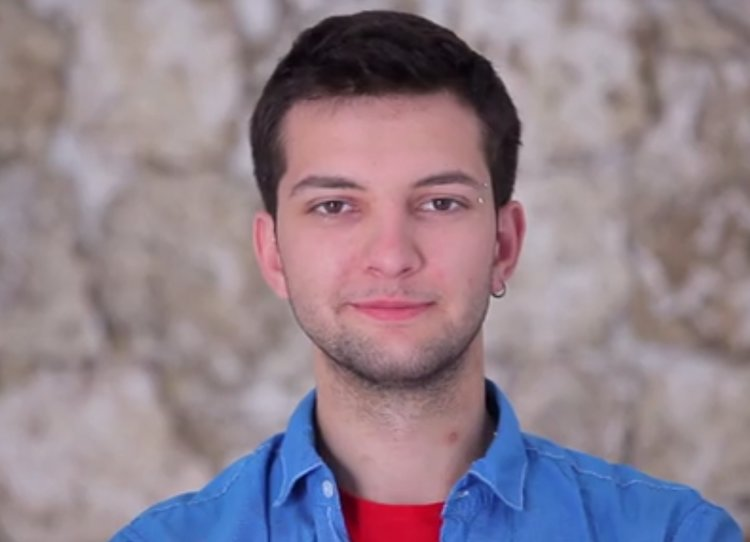
//> input picture proto/data/face.jpg, 750 x 542 px
$ ./main ../../data/face.jpg   (built with g++ and OpenCV 4)
//> lines starting //> are read from the running program, lines starting //| are printed output that depends on the picture; after the words box and inside, x2 and y2 are one past the last pixel; in counts of white or black regions, pixels touching at a corner belong together
//> further down, image is the input picture: 542 rows x 750 cols, CV_8UC3; mean B, G, R 140.9, 130, 145.5
#include <iostream>
#include <cstdio>
#include <cstring>

#include "opencv2/objdetect.hpp"
#include "opencv2/highgui.hpp"
#include "opencv2/imgproc.hpp"

// https://docs.opencv.org/3.0-beta/doc/tutorials/objdetect/cascade_classifier/cascade_classifier.html

#define in_range(val,lo,hi) (lo <= val && val <= hi)
static
void display(const std::vector<cv::Rect> & feats, const cv::Mat & base_image)
{
    cv::Mat image = base_image.clone();
    for ( size_t i = 0; i < feats.size(); i++ )
    {
        //std::cout << feats[i] << std::endl;

        cv::Mat banana_roi = base_image(feats[i]);
        cv::Scalar avg = cv::mean(banana_roi);

        cv::Mat3f avg_mat(cv::Vec3f(avg[0], avg[1], avg[2]));
        cv::Mat3f hsv_mat;

        cv::cvtColor(avg_mat, hsv_mat, cv::COLOR_RGB2HSV);
        cv::Scalar hsv = cv::mean(hsv_mat);

        cv::rectangle(image, feats[i], cv::Scalar(255, 0, 255), 1, 8, 0);
        /*
        if (in_range(avg[2]/avg[1], 1.116 - .2, 1.116 + .2) &&
            in_range(avg[2]/avg[0], 2.172 + .1, 10)) {
            cv::rectangle(image, feats[i], cv::Scalar(0, 255, 0), 1, 8, 0);
            std::cout << feats[i] << std::endl;
            std::cout << hsv << std::endl << std::endl;
        }
        */
        ///*
        #define H_CENTER    195
        #define H_RANGE     5
        #define S_CENTER    0.75
        #define S_RANGE     0.15
        #define V_CENTER    140
        #define V_RANGE     15
        if (in_range(hsv[0], H_CENTER-H_RANGE, H_CENTER+H_RANGE) &&
            in_range(hsv[1], S_CENTER-S_RANGE, S_CENTER+S_RANGE) &&
            in_range(hsv[2], V_CENTER-V_RANGE, V_CENTER+V_RANGE)) {
            cv::rectangle(image, feats[i], cv::Scalar(0, 255, 0), 1, 8, 0);
        }
        //*/
    }
    //cv::resize(image, image, cv::Size(image.rows/10, image.cols/10));
    cv::imshow("banana", image);
}

static
std::vector<cv::Rect> detect(cv::CascadeClassifier & cascade, const cv::Mat & image)
{
    std::vector<cv::Rect> feats;
    cv::Mat gray;
    cv::cvtColor(image, gray, cv::COLOR_BGR2GRAY);
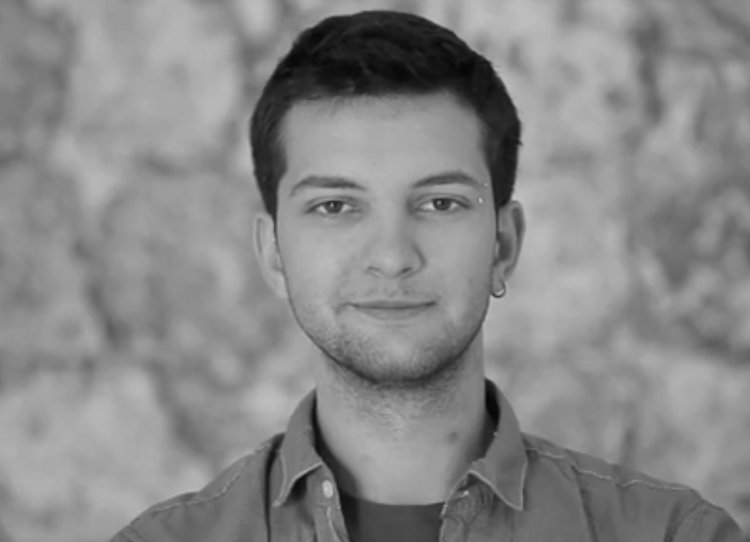
//> gray: 542 rows x 750 cols, CV_8UC1; min 4, max 207, mean 135.9
    cv::equalizeHist(gray, gray);
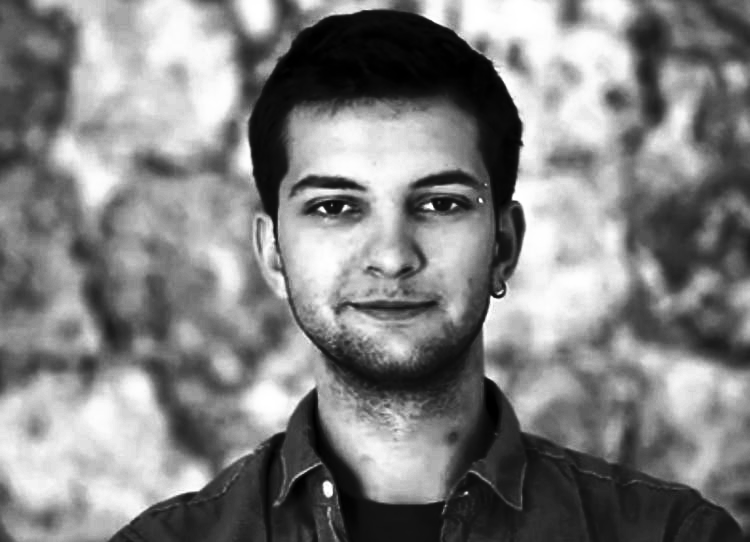
//> gray: 542 rows x 750 cols, CV_8UC1; min 0, max 255, mean 128.9

    // detect them
    cascade.detectMultiScale(gray, feats, 1.1, 1, cv::CASCADE_SCALE_IMAGE, cv::Size(60, 60));
//> feats = 6 Rects (x, y, width, height): [163, 352, 136, 68], [99, 119, 167, 84], [321, 274, 165, 83], [160, 300, 189, 95], [476, 359, 178, 90], [240, 300, 264, 132]

    /*
    for (int i = feats.size() - 1; i >= 0; --i) {

        cv::Mat banana_roi = image(feats[i]);
        cv::Scalar avg = cv::mean(banana_roi);

        cv::Mat3f avg_mat(cv::Vec3f(avg[0], avg[1], avg[2]));
        cv::Mat3f hsv_mat;

        cv::cvtColor(avg_mat, hsv_mat, cv::COLOR_RGB2HSV);
        cv::Scalar hsv = cv::mean(hsv_mat);

        #define H_CENTER    195
        #define H_RANGE     5
        #define S_CENTER    0.75
        #define S_RANGE     0.15
        #define V_CENTER    140
        #define V_RANGE     15
        if (in_range(hsv[0], H_CENTER-H_RANGE, H_CENTER+H_RANGE) &&
            in_range(hsv[1], S_CENTER-S_RANGE, S_CENTER+S_RANGE) &&
            in_range(hsv[2], V_CENTER-V_RANGE, V_CENTER+V_RANGE)) {
        } else {
            feats.pop_back();
        }
    }
    */

    return feats;
}

// banana-detector <image path>
int main(int argc, char * argv[])
{

    if (argc <= 1) {
        std::cerr << "Please provide image" << std::endl;
        std::cerr << "banana-detector <image path>" << std::endl;
        return -1;
    }

    cv::Mat image;
    cv::CascadeClassifier banana_cascade;

    if(!banana_cascade.load("data/haar_banana_cascade.xml")) {
    //if(!banana_cascade.load("data/banana1.xml")) {
        std::cerr << "Error loading face cascade\n" << std::endl;
        return -1;
    };

    const char *  filepath = argv[1];
    int len = strlen(filepath);
    bool still = true;
    if (!strcmp(".mp4", &filepath[len-4])) {
        still = false;
    }

    if (still) {
        image = cv::imread(filepath, cv::IMREAD_COLOR);
        //cv::resize(image, image, cv::Size(300,150));
        std::vector<cv::Rect> bananas = detect(banana_cascade, image);
//> bananas has the same summary as feats in detect
        display(bananas, image);
//> the loop in display, `for ( size_t i = 0; i < feats.size(); i++ )` made 6 passes
//> (avg_mat, hsv) on passes 1 to 6: ([[148.4, 144.6, 155.7]], Scalar(260.6, 0.0716, 155.7)), ([[142.9, 141.8, 155.3]], Scalar(244.6, 0.087, 155.3)), ([[131.4, 123.5, 175.8]], Scalar(249.1, 0.298, 175.8)), ([[138.9, 137.9, 156.7]], Scalar(243, 0.12, 156.7)), ([[139.7, 128.7, 136.9]], Scalar(315.1, 0.0784, 139.7)), ([[130.6, 123.8, 152.2]], Scalar(254.2, 0.186, 152.2))
//> pass 1, in display, `cv::Mat banana_roi = base_image(feats[i]);`:
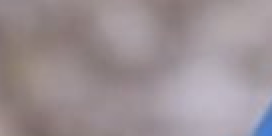
//> banana_roi: 68 rows x 136 cols, CV_8UC3 (shown 2 times larger); mean B, G, R 148.4, 144.6, 155.7
//> pass 2, in display, `cv::Mat banana_roi = base_image(feats[i]);`:
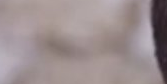
//> banana_roi: 84 rows x 167 cols, CV_8UC3; mean B, G, R 142.9, 141.8, 155.3
//> pass 3, in display, `cv::Mat banana_roi = base_image(feats[i]);`:
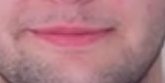
//> banana_roi: 83 rows x 165 cols, CV_8UC3; mean B, G, R 131.4, 123.5, 175.8
//> after the loop in display, `for ( size_t i = 0; i < feats.size(); i++ )`:
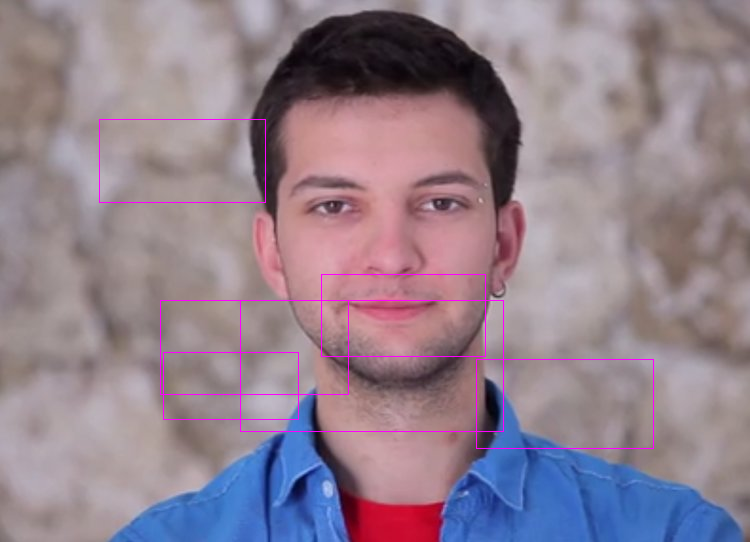
//> image: 542 rows x 750 cols, CV_8UC3; 0.78% of pixels changed, all inside (x1, y1, x2, y2) = (99, 119, 654, 449)
        cv::waitKey(0);
    } else {
        cv::VideoCapture cap(filepath);
        while(cap.isOpened()) {
            cap >> image;
            std::vector<cv::Rect> bananas = detect(banana_cascade, image);
            display(bananas, image);
            cv::waitKey(30);
        }
    }
    return 0;
}
